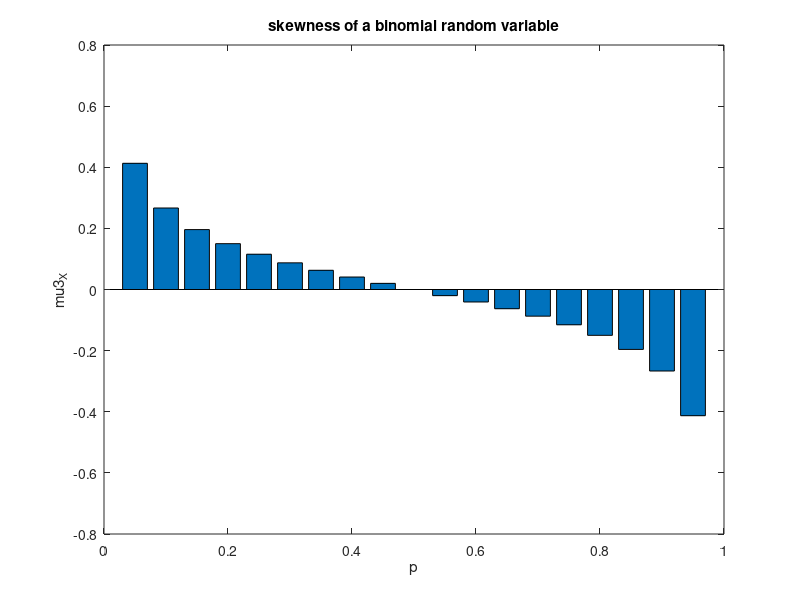
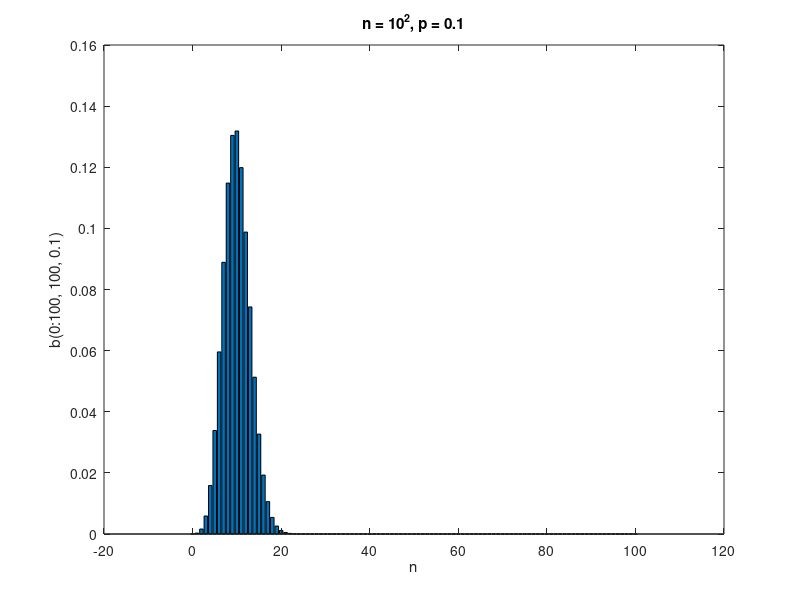
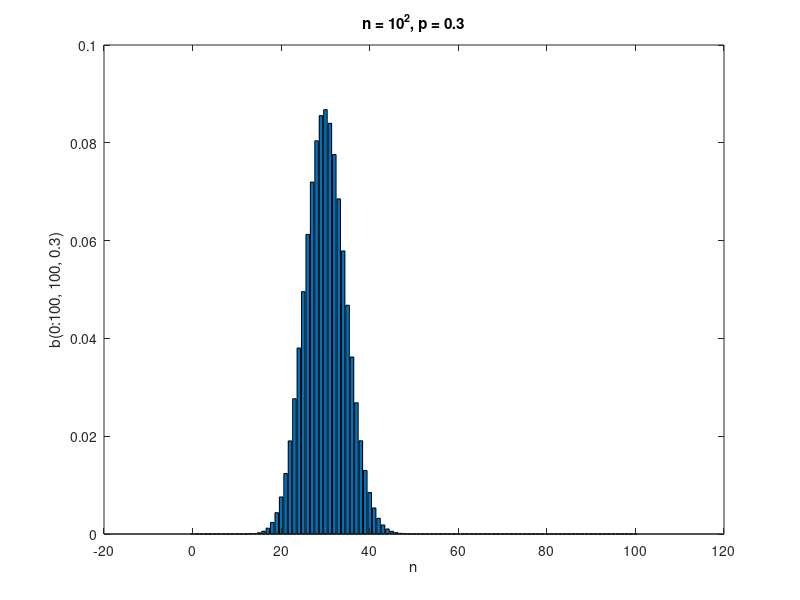
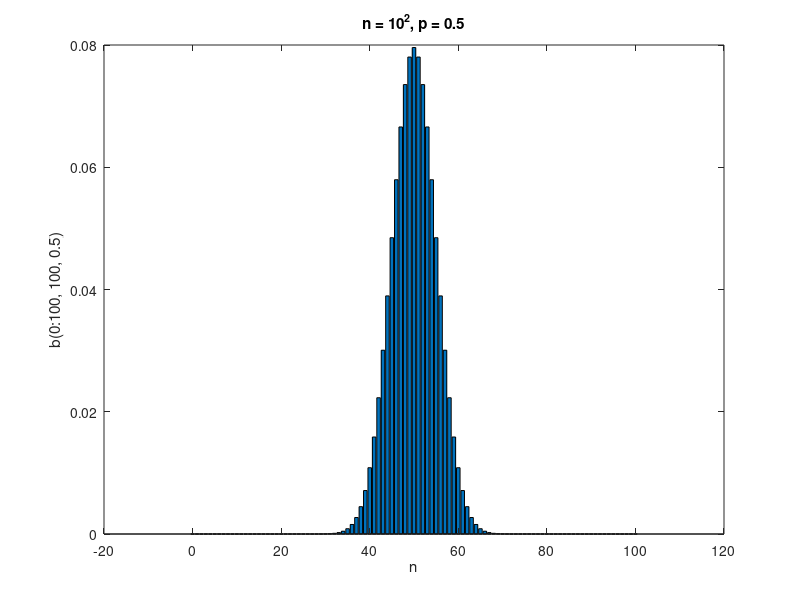

Recreate these plots in MATLAB, in order.
p = [0.05,0.1,0.15,0.2,0.25,0.3,0.35,0.4,0.45,0.5,0.55,0.6,0.65,0.7,0.75,0.8,0.85,0.9,0.95];
n = 100;
mu3_X = zeros(19, 0);

for i = 1:19
    mu3_X(i, 1) = (1 - 2*p(1, i)) / sqrt(n*p(1, i)*(1 - p(1 ,i)));
end

figure('name', 'skewness of a binomial random variable', 'NumberTitle','off');
bar(p, mu3_X);
%plot(p, mu3_X);
xlabel("p");
ylabel("mu3_X");
title('skewness of a binomial random variable');

%binomial distribution
x = 0:100;
y1 = binopdf(x, 100, 0.1);
y2 = binopdf(x, 100, 0.3);
y3 = binopdf(x, 100, 0.5);
y4 = binopdf(x, 100, 0.7);
y5 = binopdf(x, 100, 0.9);

figure('name','p = 0.1','NumberTitle','off'); 
bar(x, y1);
xlabel("n");
ylabel("b(0:100, 100, 0.1)");
title("n = 10^2, p = 0.1");

figure('name','p = 0.3','NumberTitle','off'); 
bar(x, y2);
xlabel("n");
ylabel("b(0:100, 100, 0.3)");
title("n = 10^2, p = 0.3");

figure('name','p = 0.5','NumberTitle','off'); 
bar(x, y3);
xlabel("n");
ylabel("b(0:100, 100, 0.5)");
title("n = 10^2, p = 0.5");

figure('name','p = 0.7','NumberTitle','off'); 
bar(x, y4);
xlabel("n");
ylabel("b(0:100, 100, 0.7)");
title("n = 10^2, p = 0.7");

figure('name','p = 0.9','NumberTitle','off'); 
bar(x, y5);
xlabel("n");
ylabel("b(0:100, 100, 0.9)");
title("n = 10^2, p = 0.9");